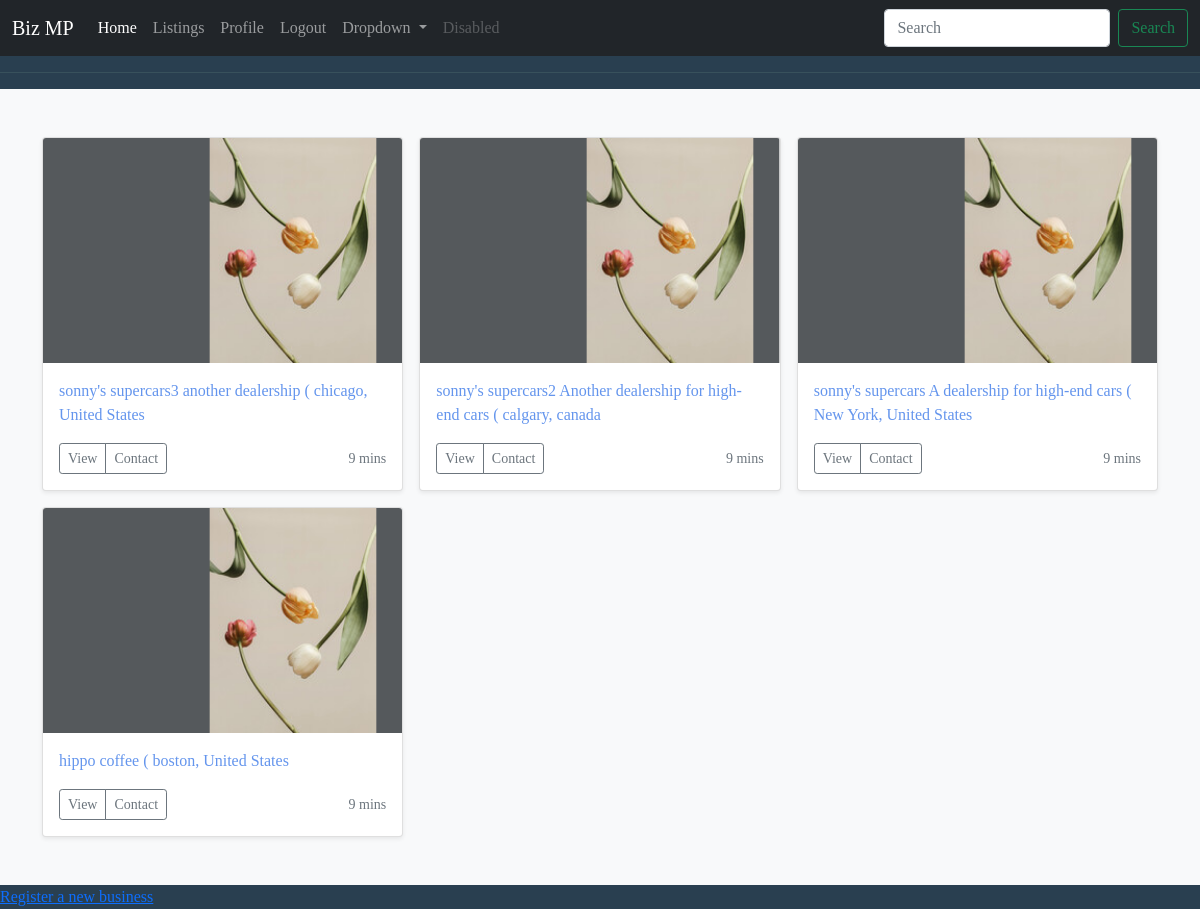
Screenshot of /listings (signed in) with the database file from the repository.
### app/models.py (models this page shows, shortened)
class Listings(db.Model):
    __tablename__ ="listings"
    id = db.Column(db.Integer, primary_key=True)
    bizname = db.Column(db.String(64), index=True)
    city = db.Column(db.String(64))
    country = db.Column(db.String(64))
    description = db.Column(db.String(64))
    user_id = db.Column(db.Integer, db.ForeignKey('users.id'))

### app/main/routes.py (the view)
@bp.route('/listings')
def listings():
    listings = Listings.query.join(Users).order_by(Listings.bizname.desc())
    email = Users.query.join(Listings)
    e = {i: email.filter(Users.id==i.user_id).first().email for i in listings}
    return render_template('listings.html',listings=listings,e=e)

### app/models.py (called while the page is built)
@login.user_loader
def load_user(id):
    return Users.query.get(int(id))

### app/templates/listings.html (shortened to what this page needs)
{% extends "base.html" %}
{% block content %}
<head>
  <link href="https://cdn.jsdelivr.net/npm/bootstrap@5.1.3/dist/css/bootstrap.min.css" rel="stylesheet">
    <link rel="stylesheet" type="text/css" href="/static/styles.css">
</head>
<div class="album py-5 bg-light">
    <div class="container">
      <div class="row row-cols-1 row-cols-sm-2 row-cols-md-3 g-3">
        {% for listing in listings %}
        <div class="col">
          <div class="card shadow-sm">
            <div class="card-body">
              <p class="card-text" style="color: cornflowerblue">
                {{ listing.bizname }}
                {{ listing.description }} ( {{ listing.city }}, {{ listing.country }}</p>
              <div class="d-flex justify-content-between align-items-center">
                <div class="btn-group">
                  <button type="button" class="btn btn-sm btn-outline-secondary">View</button>
                  <a href = "mailto:{{ e.get(listing) }}" class="btn btn-sm btn-outline-secondary"> Contact</a>
                </div>
                <small class="text-muted">9 mins</small>
              </div>
            </div>
          </div>
        </div>
        {% endfor %}
      </div>
    </div>
</div>
<a href="{{ url_for('auth.newbiz') }}"> Register a new business</a>
{% endblock %}

### app/static/styles.css (style rules this page uses)
body { background:#293f50; color:#648880; font-family:'Merriweather', serif; font-family:'Playfair Disply', serif; }
p { color:white; }

### rows the page displays
Listings: bizname "sonny's supercars3", description "another dealership", city "chicago", country "United States"
Listings: bizname "sonny's supercars2", description "Another dealership for high-end cars", city "calgary", country "canada"
Listings: bizname "sonny's supercars", description "A dealership for high-end cars", city "New York", country "United States"
Listings: bizname "hippo", description "coffee", city "boston", country "United States"
